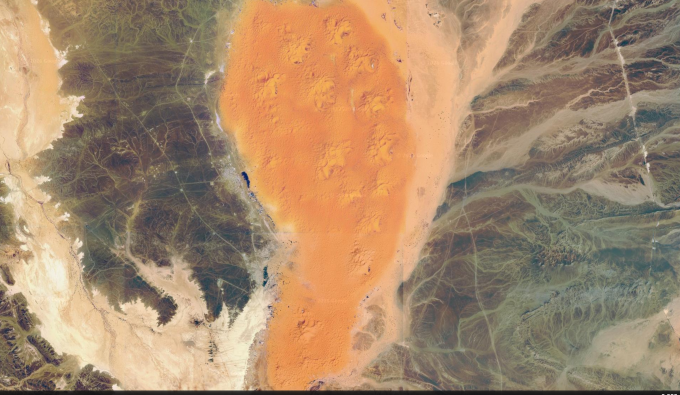
#> input picture Erg_Chebbi_Imagem_Satelite.png, 1360 x 790 px (shown at 1/2 size)
$ python -i script.py   (imports and definitions only)
#> lines starting #> are read from the running program, lines starting #| are printed output that depends on the picture

"""
Projeto TerraVision — Análise Forense e Computação Gráfica

Tema: Zonas Desérticas e Camadas de Areia
Local: Erg Chebbi, Merzouga, Marrocos.

Simulação dos níveis de detalhamento (LoD)
conforme a altitude da câmera virtual.
"""

from pathlib import Path
import tkinter as tk
from tkinter import messagebox
from PIL import Image, ImageTk


# Localização dos arquivos na mesma pasta do script
PASTA_PROJETO = Path(__file__).resolve().parent

IMAGEM_SATELITE = PASTA_PROJETO / "Erg_Chebbi_Imagem_Satelite.png"
IMAGEM_ILUSTRATIVA = PASTA_PROJETO / "Erg_Chebbi_Por_do_Sol.png"


def carregar_camada_satelite(lista_altitudes):
    """
    Recebe pelo menos cinco altitudes e seleciona
    o nível de detalhamento correspondente.
    """

    if not isinstance(lista_altitudes, (list, tuple)):
        raise TypeError("Informe uma lista ou tupla de altitudes.")

    if len(lista_altitudes) < 5:
        raise ValueError("Informe pelo menos 5 altitudes.")

    niveis_renderizacao = []

    for altitude in lista_altitudes:

        if not isinstance(altitude, (int, float)) or isinstance(altitude, bool):
            raise TypeError("As altitudes devem ser números.")

        if altitude < 0:
            raise ValueError("A altitude não pode ser negativa.")

        if altitude > 10000:
            nivel = "Baixa resolução"

        elif altitude >= 1000:
            nivel = "Média resolução"

        else:
            nivel = "Alta resolução"

        print(f"Altitude: {altitude} m -> {nivel}")
        niveis_renderizacao.append(nivel)

    return niveis_renderizacao


def preparar_imagem(imagem, nivel):
    """
    Simula diferentes níveis de detalhamento
    por meio da redução e ampliação da resolução.
    """

    largura, altura = imagem.size

    escalas = {
        "Baixa resolução": 0.12,
        "Média resolução": 0.40,
        "Alta resolução": 1.0
    }

    escala = escalas[nivel]

    if escala == 1.0:
        resultado = imagem.copy()

    else:
        nova_largura = max(1, int(largura * escala))
        nova_altura = max(1, int(altura * escala))

        reduzida = imagem.resize(
            (nova_largura, nova_altura),
            Image.Resampling.BILINEAR
        )

        resultado = reduzida.resize(
            (largura, altura),
            Image.Resampling.NEAREST
        )

    resultado.thumbnail((680, 450))

    return resultado


def abrir_visualizador():
    """
    Abre uma janela para visualizar a imagem
    de satélite em diferentes níveis de detalhamento.
    """

    if not IMAGEM_SATELITE.exists():
        messagebox.showerror(
            "Imagem não encontrada",
            f"Não foi possível encontrar:\n{IMAGEM_SATELITE.name}"
        )
        return

    if not IMAGEM_ILUSTRATIVA.exists():
        messagebox.showerror(
            "Imagem não encontrada",
            f"Não foi possível encontrar:\n{IMAGEM_ILUSTRATIVA.name}"
        )
        return

    satelite = Image.open(IMAGEM_SATELITE).convert("RGB")
    ilustrativa = Image.open(IMAGEM_ILUSTRATIVA).convert("RGB")
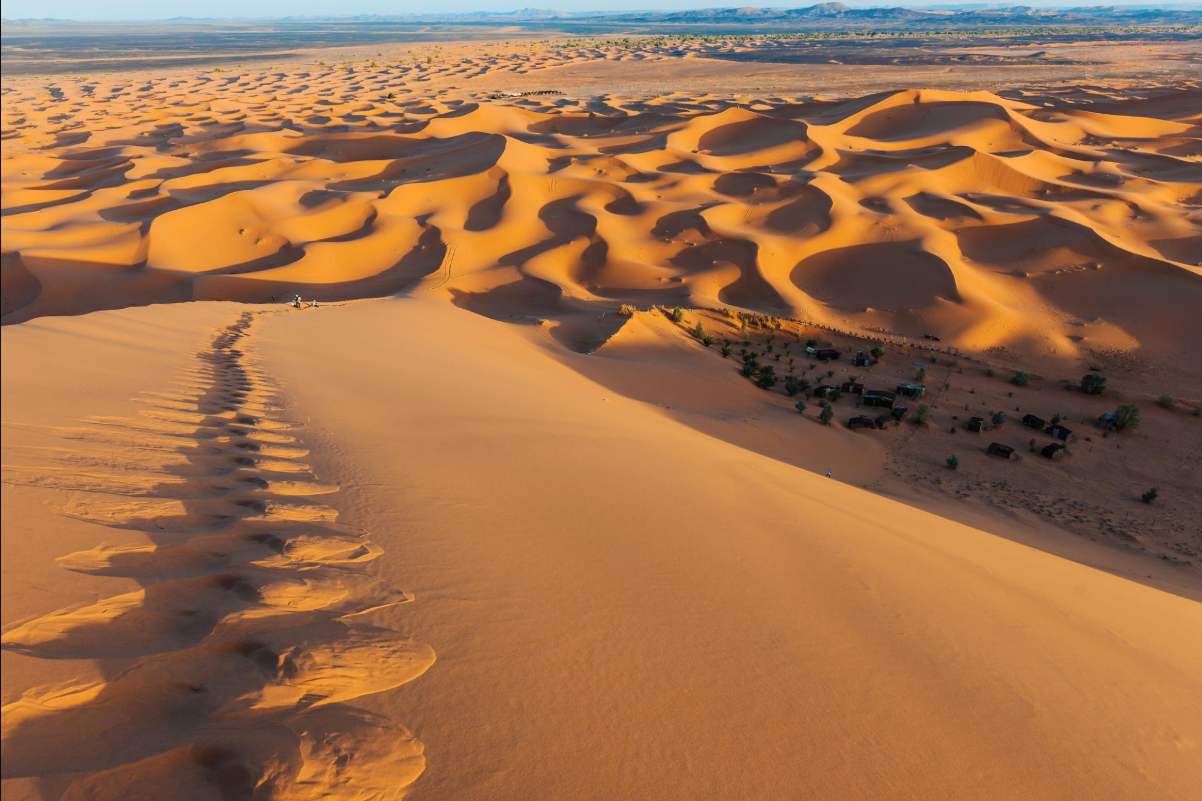
#> input picture Erg_Chebbi_Por_do_Sol.png, 1202 x 801 px

    janela = tk.Tk()
    janela.title("TerraVision - Erg Chebbi, Marrocos")
    janela.geometry("1100x750")

    titulo = tk.Label(
        janela,
        text="TERRAVISION - ANÁLISE DE NÍVEIS DE DETALHAMENTO",
        font=("Arial", 15, "bold")
    )
    titulo.pack(pady=12)

    subtitulo = tk.Label(
        janela,
        text="Região analisada: Erg Chebbi, Deserto do Saara, Marrocos",
        font=("Arial", 11)
    )
    subtitulo.pack(pady=5)

    area = tk.Frame(janela)
    area.pack(pady=10)

    quadro_satelite = tk.Frame(area)
    quadro_satelite.grid(row=0, column=0, padx=15)

    quadro_referencia = tk.Frame(area)
    quadro_referencia.grid(row=0, column=1, padx=15)

    tk.Label(
        quadro_satelite,
        text="Imagem de satélite - Google Earth",
        font=("Arial", 11, "bold")
    ).pack(pady=5)

    tk.Label(
        quadro_referencia,
        text="Imagem ilustrativa - Erg Chebbi",
        font=("Arial", 11, "bold")
    ).pack(pady=5)

    painel_satelite = tk.Label(quadro_satelite)
    painel_satelite.pack()

    painel_ilustrativo = tk.Label(quadro_referencia)
    painel_ilustrativo.pack()

    imagem_ref = ilustrativa.copy()
    imagem_ref.thumbnail((350, 350))
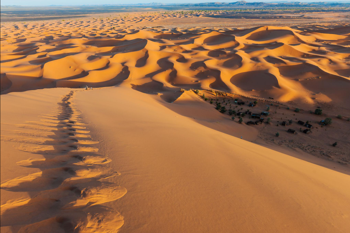
#> imagem_ref: PIL image 350x233 RGB; mean R, G, B 157.1, 110.4, 74.4

    foto_referencia = ImageTk.PhotoImage(imagem_ref)
    painel_ilustrativo.configure(image=foto_referencia)
    painel_ilustrativo.image = foto_referencia

    informacao = tk.Label(
        janela,
        text="Selecione uma altitude para visualizar o nível de detalhamento.",
        font=("Arial", 11)
    )
    informacao.pack(pady=15)

    def selecionar_nivel(altitude, nivel):

        imagem_processada = preparar_imagem(satelite, nivel)
#> in preparar_imagem, `reduzida = imagem.resize( (nova_largura, nova_altura), Image.Resamplin..`:
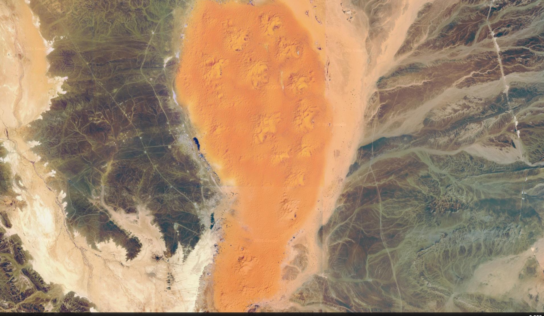
#> reduzida: PIL image 544x316 RGB; mean R, G, B 165.7, 136.7, 108

        foto = ImageTk.PhotoImage(imagem_processada)

        painel_satelite.configure(image=foto)
        painel_satelite.image = foto

        informacao.configure(
            text=f"Altitude: {altitude} m | Nível selecionado: {nivel}"
        )

        print(f"Visualização: {altitude} m - {nivel}")

    botoes = tk.Frame(janela)
    botoes.pack(pady=15)

    tk.Button(
        botoes,
        text="Baixa resolução\nAcima de 10.000 m",
        command=lambda: selecionar_nivel(15000, "Baixa resolução"),
        width=22,
        height=3
    ).grid(row=0, column=0, padx=8)

    tk.Button(
        botoes,
        text="Média resolução\nDe 1.000 a 10.000 m",
        command=lambda: selecionar_nivel(5000, "Média resolução"),
        width=22,
        height=3
    ).grid(row=0, column=1, padx=8)

    tk.Button(
        botoes,
        text="Alta resolução\nAbaixo de 1.000 m",
        command=lambda: selecionar_nivel(500, "Alta resolução"),
        width=22,
        height=3
    ).grid(row=0, column=2, padx=8)

    selecionar_nivel(5000, "Média resolução")

    janela.mainloop()


# Execução e testes
# [14 lines not run here, left out]

>>> result = abrir_visualizador()
